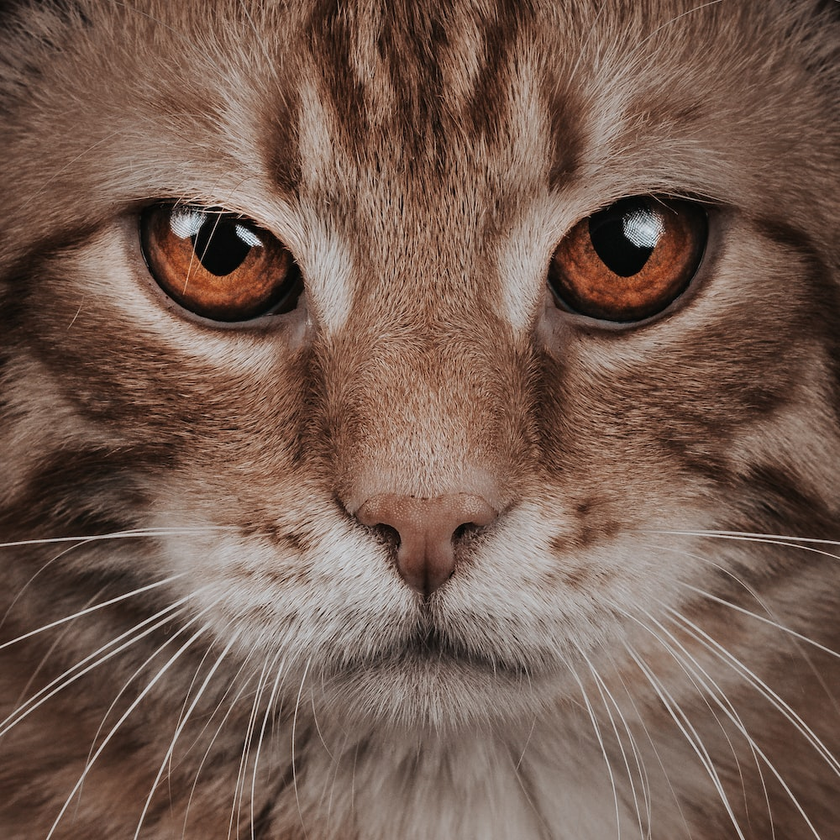
#> input picture cica.png, 840 x 840 px, shrunk from 1000 x 1000 before the run
$ python csa.py
#> lines starting #> are read from the running program, lines starting #| are printed output that depends on the picture
import PIL.ImageColor
from PIL import Image
obrazok = Image.open("cica.png")
#> obrazok is the input picture: PIL image 840x840 RGB; mean R, G, B 117.1, 92.4, 80.6
pixels = obrazok.load()

#def farby_minus(old_pxl):
sirka=obrazok.size[0]
#> sirka = 840
dlzka=obrazok.size[1]
#> dlzka = 840
#print(obrazok.size)
#print(pixels[100,100])
for y in range(dlzka-1):
    for x in range(1,sirka-1):
        fuj_pixeli=pixels[x,y]

        red=fuj_pixeli[0]
        green=fuj_pixeli[1]
        blue=fuj_pixeli[2]

        factor=1
        new_red=int(round(factor*red/255)*(255/factor))
        new_green=int(round(factor*green/255)*(255/factor))
        new_blue=int(round(factor*blue/255)*(255/factor))

        mnam_pixeli=(new_red,new_green,new_blue)
        pixels[x,y]=mnam_pixeli

        E_red=red-new_red
        E_blue=green-new_green
        E_green=blue-new_blue

        index1=pixels[x+1,y]
        red1=index1[0]
        blue1=index1[2]
        green1=index1[1]
        FinalRed1=red1+E_red*7/16.0
        FinalBlue1=blue1+E_blue*7/16.0
        FinalGreen1=green1+E_green*7/16.0
        pixels[x+1,y]=(int(FinalRed1),int(FinalGreen1),int(FinalBlue1))


        index2=pixels[x-1,y+1]
        red2=index2[0]
        blue2=index2[2]
        green2=index2[1]
        FinalRed2=red2+E_red*3/16.0
        FinalBlue2=blue2+E_blue*3/16.0
        FinalGreen2=green2+E_green*3/16.0
        pixels[x-1,y+1]=(int(FinalRed2),int(FinalGreen2),int(FinalBlue2))


        index3=pixels[x,y+1]
        red3=index3[0]
        blue3=index3[2]
        green3=index3[1]
        FinalRed3=red3+E_red*5/16.0
        FinalBlue3=blue3+E_blue*5/16.0
        FinalGreen3=green3+E_green*5/16.0
        pixels[x,y+1]=(int(FinalRed3),int(FinalGreen3),int(FinalBlue3))


        index4=pixels[x+1,y+1]
        red4=index4[0]
        blue4=index4[2]
        green4=index4[1]
        FinalRed4=red4+E_red*1/16.0
        FinalBlue4=blue4+E_blue*1/16.0
        FinalGreen4=green4+E_green*1/16.0
        pixels[x+1,y+1]=(int(FinalRed4),int(FinalGreen4),int(FinalBlue4))


obrazok.show()
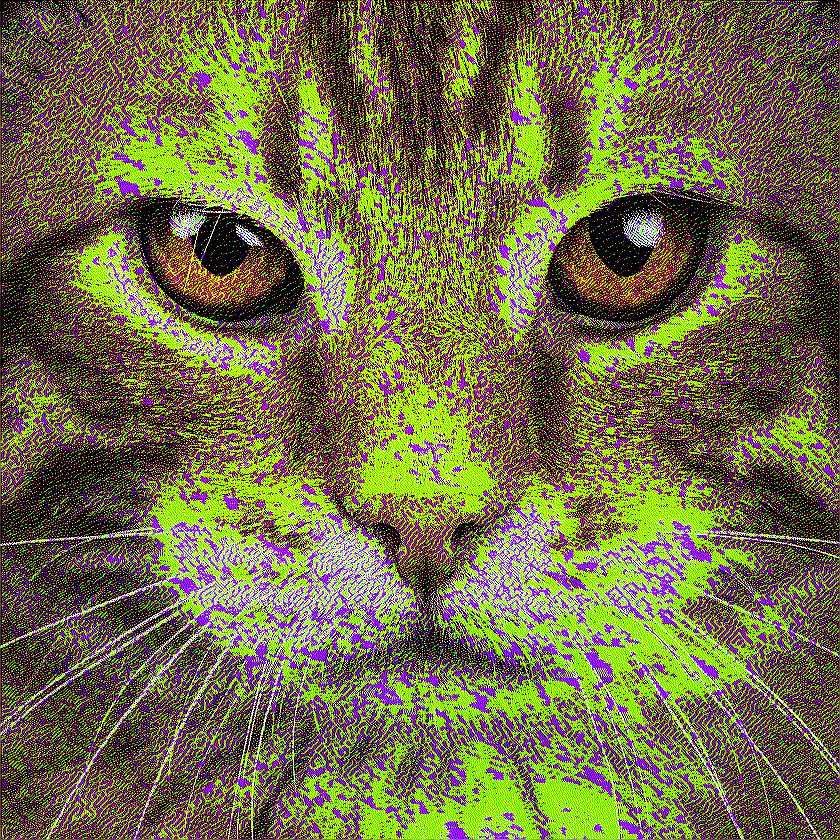
#> shown: PIL image 840x840 RGB; mean R, G, B 115.3, 110.2, 61.6
obrazok.save('BiBamacka.png')
# [9 lines of commented-out code are left out]
